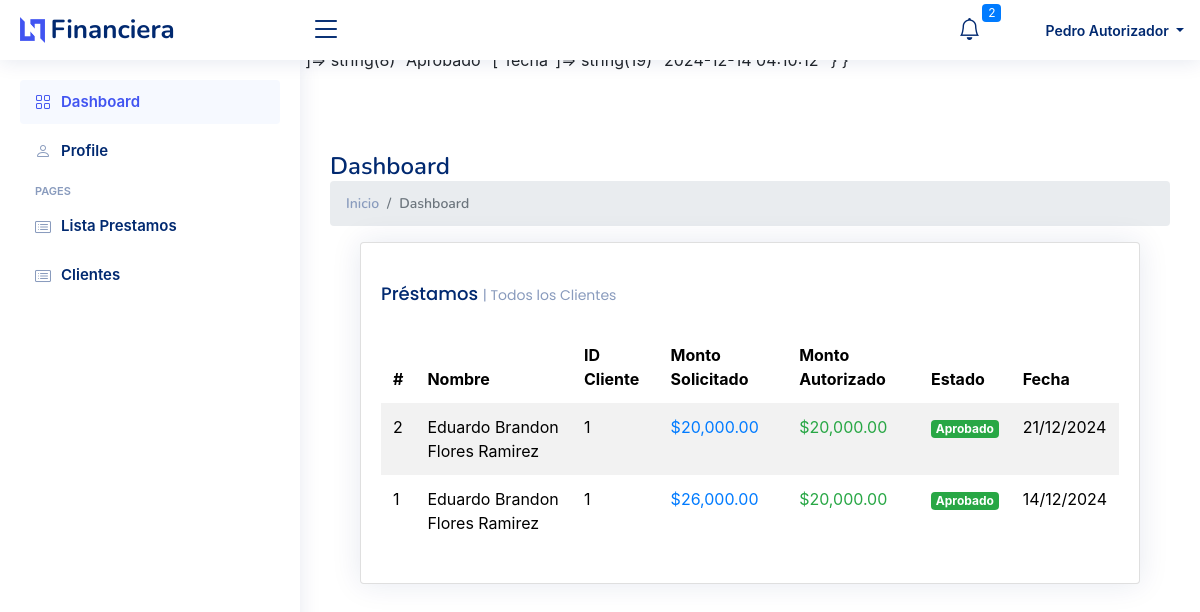
The page /index.php (signed in) on the database its author committed.
### tables this page shows
CREATE TABLE `prestamos` (
  `id` bigint(20) NOT NULL,
  `cliente_id` bigint(20) NOT NULL,
  `monto` decimal(10,2) NOT NULL,
  `plazo` int(11) NOT NULL,
  `tasa_interes` decimal(5,2) NOT NULL,
  `estado` enum('Pendiente','Completado') NOT NULL DEFAULT 'Pendiente',
  `ruta_firma_prestamo` varchar(255) NOT NULL,
  `fecha_solicitud` timestamp NOT NULL DEFAULT current_timestamp(),
  `estado_solicitud` enum('pendiente','aprobado','rechazado') DEFAULT 'pendiente',
  `monto_autorizado` decimal(10,2) DEFAULT NULL,
  `plazo_semanas` int(11) DEFAULT NULL,
  `fecha_autorizacion` datetime DEFAULT NULL,
  `fecha_primer_pago` date DEFAULT NULL,
  `fecha_ultimo_pago` date DEFAULT NULL,
  `autorizado_por` bigint(20) DEFAULT NULL,
  `monto_total` decimal(10,2) GENERATED ALWAYS AS (`monto_autorizado` + `monto_autorizado` * `tasa_interes` / 100) STORED,
  `pago_por_periodo` decimal(10,2) GENERATED ALWAYS AS (case when `frecuencia_pago` = 'quincenal' then `monto_total` / (`plazo_semanas` / 2) else `monto_total` / `plazo_semanas` end) STORED,
  `saldo_restante` decimal(10,2) DEFAULT NULL,
  `frecuencia_pago` enum('semanal','quincenal') NOT NULL DEFAULT 'semanal'
);

CREATE TABLE `clientes` (
  `id` bigint(20) NOT NULL,
  `nombre_completo` varchar(255) NOT NULL,
  `fecha_nacimiento` date NOT NULL,
  `email` varchar(255) NOT NULL,
  `telefono` varchar(20) NOT NULL,
  `genero` char(1) NOT NULL,
  `id_vendedor` bigint(20) DEFAULT NULL,
  `ruta_firma` varchar(255) DEFAULT NULL,
  `estado` enum('Activo','Inactivo') NOT NULL DEFAULT 'Activo'
);

### functions/dashboard_queries.php (called while the page is built, shortened)
<?php
function getDashboardData($conn) {
    $user_info = $_SESSION['user'];
    $data = [
        'totals' => [],
        'notifications' => [],
        'worker_loans' => [],
        'client_loans' => []
    ];
    try {
        $clientLoansQuery = "
            SELECT
                p.id,
                c.nombre_completo as first_name,
                c.id as client_number,
                p.monto as requested_amount,
                p.monto_autorizado as authorized_amount,
                c.id_vendedor,
                p.estado_solicitud,
                p.fecha_solicitud
            FROM prestamos p
            JOIN clientes c ON p.cliente_id = c.id
            WHERE 1=1";
        $params = [];
        $clientLoansQuery .= " ORDER BY p.fecha_solicitud DESC LIMIT 10";
        $stmt = $conn->prepare($clientLoansQuery);
        $stmt->execute($params);
        $data['client_loans'] = $stmt->fetchAll(PDO::FETCH_ASSOC);
        return $data;
    } catch (PDOException $e) {
        error_log("Error en getDashboardData: " . $e->getMessage());
        error_log("Stack trace: " . $e->getTraceAsString());
        return $data;
    }
}

### index.php (the view, shortened to what this page needs)
<?php
include 'config.php';
include 'functions/dashboard_queries.php';
$user_info = $_SESSION['user'];
$dashboard_data = getDashboardData($conn);
$client_loans = $dashboard_data['client_loans'] ?? [];
?>
<?php include '../Financiera/views/head.php'; ?>
<?php include '../Financiera/views/header.php'; ?>
<?php include '../Financiera/views/nav_menu.php'; ?>
<main id="main" class="main">
    <div class="pagetitle">
        <h1>Dashboard</h1>
        <nav>
            <ol class="breadcrumb">
                <li class="breadcrumb-item"><a href="index.php">Inicio</a></li>
                <li class="breadcrumb-item active">Dashboard</li>
            </ol>
        </nav>
    </div>
    <section class="section dashboard">
        <div class="row">
            <div class="col-12">
                <div class="row">
                    <div class="col-12">
                        <div class="card">
                            <div class="card-body">
                                <h5 class="card-title">
                                    Préstamos
                                    <span>|
                                        <?php
                                        if ($user_info['tipo_usuario'] === 'vendedor') {
                                            echo 'Mis Clientes';
                                        } else {
                                            echo 'Todos los Clientes';
                                        }
                                        ?>
                                    </span>
                                </h5>
                                <div class="table-responsive">
                                    <table class="table table-borderless table-striped table-hover">
                                        <thead>
                                            <tr>
                                                <th scope="col">#</th>
                                                <th scope="col">Nombre</th>
                                                <th scope="col">ID Cliente</th>
                                                <th scope="col">Monto Solicitado</th>
                                                <th scope="col">Monto Autorizado</th>
                                                <th scope="col">Estado</th>
                                                <th scope="col">Fecha</th>
                                            </tr>
                                        </thead>
                                        <tbody>
                                            <?php if (!empty($client_loans)): ?>
                                                <?php foreach ($client_loans as $loan): ?>
                                                    <tr>
                                                        <td><?php echo htmlspecialchars($loan['id']); ?></td>
                                                        <td><?php echo htmlspecialchars($loan['first_name']); ?></td>
                                                        <td><?php echo htmlspecialchars($loan['client_number']); ?></td>
                                                        <td>
                                                            <span class="text-primary">
                                                                $<?php echo number_format($loan['requested_amount'], 2); ?>
                                                            </span>
                                                        </td>
                                                        <td>
                                                            <span class="text-success">
                                                                $<?php echo number_format($loan['authorized_amount'] ?? 0, 2); ?>
                                                            </span>
                                                        </td>
                                                        <td>
                                                            <span class="badge bg-<?php
                                                                                    echo match ($loan['estado_solicitud']) {
                                                                                        'pendiente' => 'warning',
                                                                                        'aprobado' => 'success',
                                                                                        'rechazado' => 'danger',
                                                                                        default => 'secondary'
                                                                                    };
                                                                                    ?>">
                                                                <?php echo ucfirst(htmlspecialchars($loan['estado_solicitud'])); ?>
                                                            </span>
                                                        </td>
                                                        <td><?php echo date('d/m/Y', strtotime($loan['fecha_solicitud'])); ?></td>
                                                    </tr>
                                                <?php endforeach; ?>
                                            <?php else: ?>
                                                <tr>
                                                    <td colspan="7" class="text-center">No hay préstamos disponibles</td>
                                                </tr>
                                            <?php endif; ?>
                                        </tbody>
                                    </table>
                                </div>
                            </div>
                        </div>
                    </div>
                </div>
            </div>
        </div>
    </section>
</main>
</body>
</html>

### assets/css/style.css (style rules this page uses)
:root { scroll-behavior: smooth; }
body { font-family: "Open Sans", sans-serif; background: #f6f9ff; color: #444444; }
a { color: #4154f1; text-decoration: none; }
h1, h2, h3, h4, h5, h6 { font-family: "Nunito", sans-serif; }
#main { margin-top: 60px; padding: 20px 30px; transition: all 0.3s; }
.pagetitle { margin-bottom: 10px; }
.pagetitle h1 { font-size: 24px; margin-bottom: 0; font-weight: 600; color: #012970; }
.card { margin-bottom: 30px; border: none; border-radius: 5px; box-shadow: 0px 0 30px rgba(1, 41, 112, 0.1); }
.card-title { padding: 20px 0 15px 0; font-size: 18px; font-weight: 500; color: #012970; font-family: "Poppins", sans-serif; }
.card-title span { color: #899bbd; font-size: 14px; font-weight: 400; }
.card-body { padding: 0 20px 20px 20px; }
.breadcrumb { font-size: 14px; font-family: "Nunito", sans-serif; color: #899bbd; font-weight: 600; }
.breadcrumb a { color: #899bbd; transition: 0.3s; }
.breadcrumb .breadcrumb-item::before { color: #899bbd; }
.breadcrumb .active { color: #51678f; font-weight: 600; }
@media (min-width: 1200px) { #main, #footer { margin-left: 300px; } }
.main { padding: 20px; min-height: 100vh; }
.dashboard .row { margin-right: 0; margin-left: 0; }
.dashboard .col-12 { padding-right: 15px; padding-left: 15px; }
.card { width: 100%; margin-right: 0; margin-left: 0; }
.table-responsive { margin: 0; padding: 0; width: 100%; }

### rows shown on the page
prestamos: id "2", cliente.nombre_completo "Eduardo Brandon Flores Ramirez", cliente "1", monto "20,000.00", monto_autorizado "20,000.00", estado_solicitud "Aprobado", fecha_solicitud "21/12/2024"
prestamos: id "1", cliente.nombre_completo "Eduardo Brandon Flores Ramirez", cliente "1", monto "26,000.00", monto_autorizado "20,000.00", estado_solicitud "Aprobado", fecha_solicitud "14/12/2024"

### other values the page prints
count($notificaciones) "2"
$_SESSION['user']['nombre'] "Pedro Autorizador"
